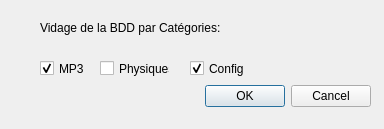
<?xml version="1.0" encoding="UTF-8"?>
<ui version="4.0">
 <class>DialogVidageBDD</class>
 <widget class="QDialog" name="DialogVidageBDD">
  <property name="geometry">
   <rect>
    <x>0</x>
    <y>0</y>
    <width>384</width>
    <height>129</height>
   </rect>
  </property>
  <property name="windowTitle">
   <string>Vidage BDD</string>
  </property>
  <widget class="QDialogButtonBox" name="buttonBox">
   <property name="geometry">
    <rect>
     <x>30</x>
     <y>80</y>
     <width>341</width>
     <height>32</height>
    </rect>
   </property>
   <property name="orientation">
    <enum>Qt::Horizontal</enum>
   </property>
   <property name="standardButtons">
    <set>QDialogButtonBox::Cancel|QDialogButtonBox::Ok</set>
   </property>
  </widget>
  <widget class="QCheckBox" name="MP3">
   <property name="geometry">
    <rect>
     <x>40</x>
     <y>60</y>
     <width>70</width>
     <height>17</height>
    </rect>
   </property>
   <property name="text">
    <string>MP3</string>
   </property>
   <property name="checked">
    <bool>true</bool>
   </property>
  </widget>
  <widget class="QCheckBox" name="Phys">
   <property name="geometry">
    <rect>
     <x>100</x>
     <y>60</y>
     <width>70</width>
     <height>17</height>
    </rect>
   </property>
   <property name="text">
    <string>Physiques</string>
   </property>
   <property name="checked">
    <bool>false</bool>
   </property>
  </widget>
  <widget class="QCheckBox" name="Config">
   <property name="geometry">
    <rect>
     <x>190</x>
     <y>60</y>
     <width>70</width>
     <height>17</height>
    </rect>
   </property>
   <property name="text">
    <string>Config</string>
   </property>
   <property name="checked">
    <bool>true</bool>
   </property>
  </widget>
  <widget class="QLabel" name="label">
   <property name="geometry">
    <rect>
     <x>40</x>
     <y>20</y>
     <width>301</width>
     <height>16</height>
    </rect>
   </property>
   <property name="text">
    <string>Vidage de la BDD par Catégories:</string>
   </property>
  </widget>
 </widget>
 <resources/>
 <connections>
  <connection>
   <sender>buttonBox</sender>
   <signal>accepted()</signal>
   <receiver>VidageBDDDialog</receiver>
   <slot>accept()</slot>
   <hints>
    <hint type="sourcelabel">
     <x>248</x>
     <y>254</y>
    </hint>
    <hint type="destinationlabel">
     <x>157</x>
     <y>274</y>
    </hint>
   </hints>
  </connection>
  <connection>
   <sender>buttonBox</sender>
   <signal>rejected()</signal>
   <receiver>VidageBDDDialog</receiver>
   <slot>reject()</slot>
   <hints>
    <hint type="sourcelabel">
     <x>316</x>
     <y>260</y>
    </hint>
    <hint type="destinationlabel">
     <x>286</x>
     <y>274</y>
    </hint>
   </hints>
  </connection>
 </connections>
</ui>
